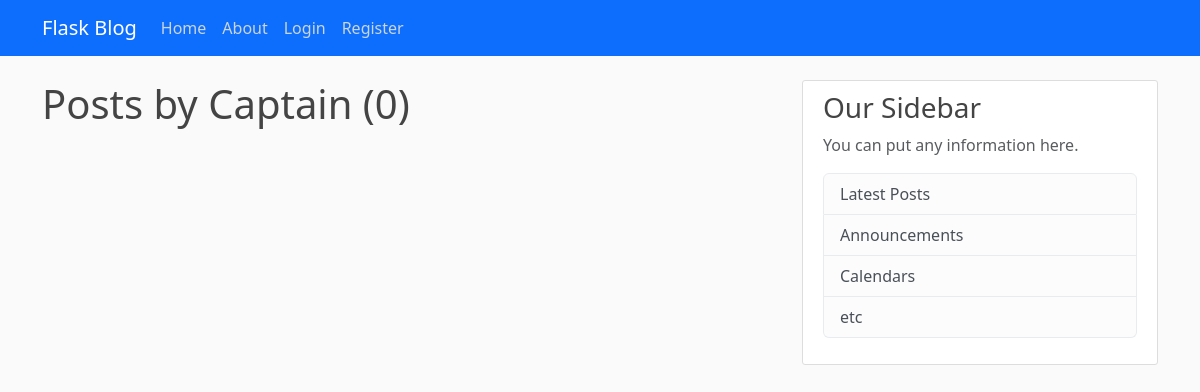
The app's page /user/Captain, older data.
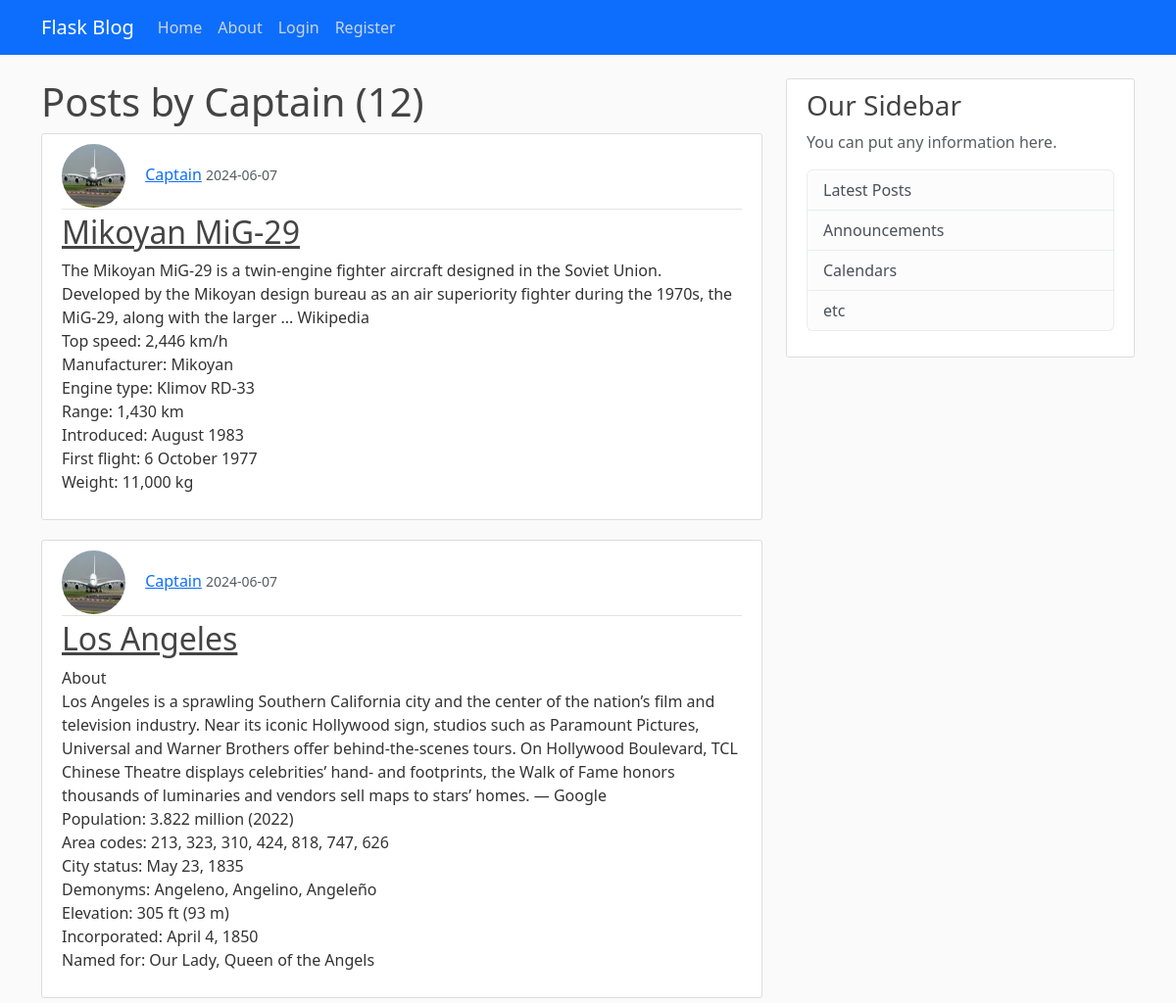
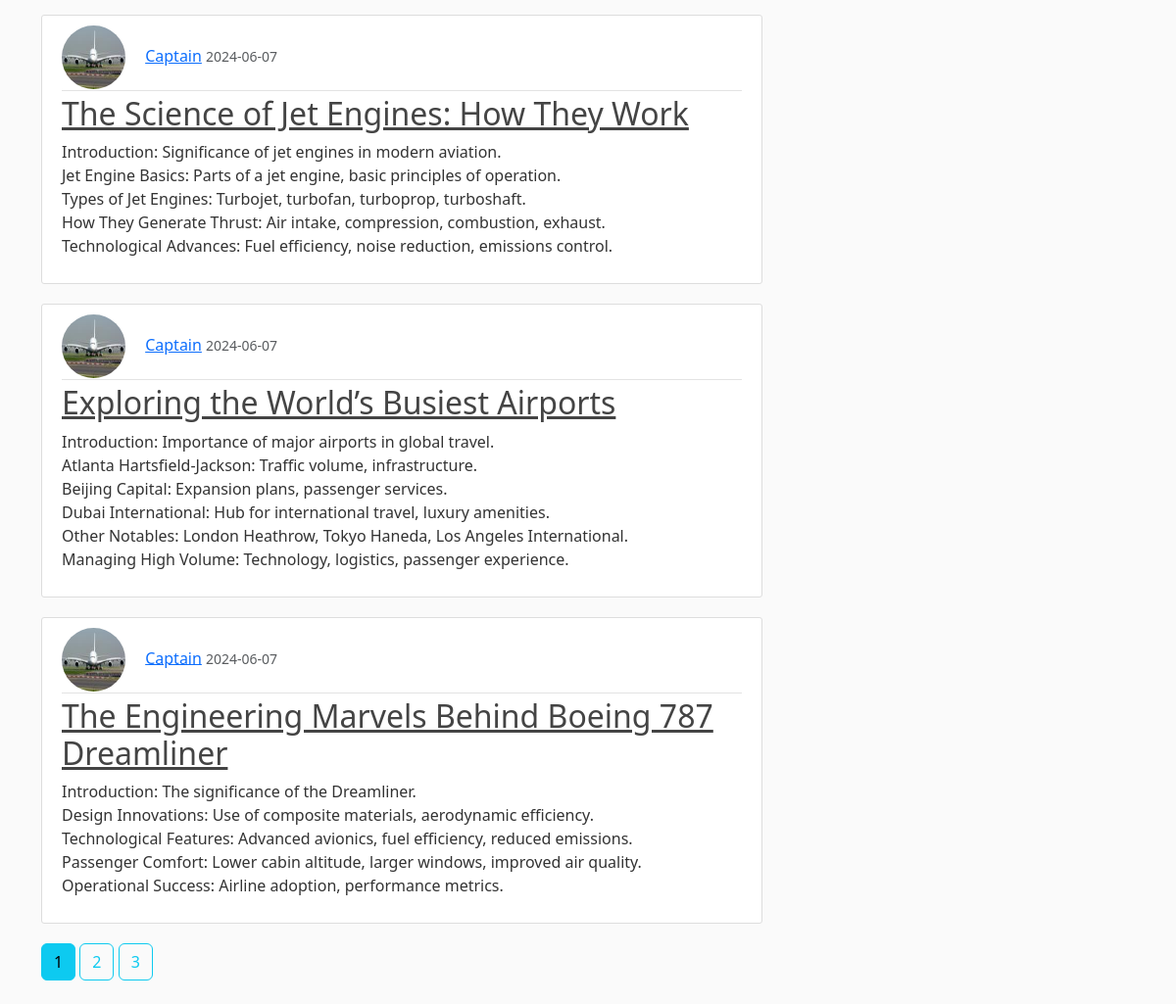
The same page, newer data (2 pictures, top to bottom).
### app/models.py (models this page shows, shortened)
class User(db.Model, UserMixin):
    id = db.Column(db.Integer, primary_key=True)
    username = db.Column(db.String(12), unique=True, nullable=False)
    email = db.Column(db.String(120), unique=True, nullable=False)
    image_file = db.Column(db.String(20), nullable=False, default = 'default.jpg')
    password = db.Column(db.String(60), nullable=False)
    posts = db.relationship("Post", backref='author', lazy=True)

class Post(db.Model):
    id = db.Column(db.Integer, primary_key=True)
    title = db.Column(db.String(100), nullable=False)
    content = db.Column(db.Text(), nullable=False)
    date_posted = db.Column(db.DateTime(), nullable=False, default=datetime.utcnow)
    user_id = db.Column(db.Integer, db.ForeignKey('user.id'), nullable=False)

### app/routes.py (the view)
@app.route("/user/<string:username>")
def user_post(username):
    page = request.args.get('page',1,type=int)
    user = User.query.filter_by(username=username).first_or_404()
    posts = Post.query.filter_by(author=user).order_by(Post.date_posted.desc()).paginate(per_page=5,page=page)
    return render_template("user_post.html",posts=posts,user=user)

### app/templates/user_post.html
{% extends 'base.html' %} {% block content %}
<h1>Posts by {{ user.username }} ({{ posts.total }})</h1>
{% for post in posts.items %}
<article class="media content-section">
  <div class="media-body">
    <div class="article-metadata">
      <img
        class="rounded-circle article-img"
        src="{{ url_for('static',filename='profile_pics/' + post.author.image_file) }}"
        alt=""
      />
      <a
        class="mr-2"
        href="{{ url_for('user_post',username=post.author.username) }}"
        >{{ post.author.username }}</a
      >
      <small class="text-muted"
        >{{ post.date_posted.strftime('%Y-%m-%d') }}</small
      >
    </div>
    <h2>
      <a class="article-title" href="{{ url_for('post',post_id=post.id) }}"
        >{{ post.title }}</a
      >
    </h2>
    <p class="article-content">{{ post.content }}</p>
  </div>
</article>
{% endfor %} {% for page_num in posts.iter_pages() %} {% if page_num %} {% if
posts.page == page_num %}
<a
  class="btn btn-info mb-4"
  href="{{ url_for('home',username=user.username,page=page_num) }}"
  >{{ page_num }}</a
>
{% else %}
<a
  class="btn btn-outline-info mb-4"
  href="{{ url_for('home',username=user.username,page=page_num) }}"
  >{{ page_num }}</a
>
{% endif %} {% else %}... {% endif %} {% endfor %} {% endblock %}

### app/templates/base.html (shortened to what this page needs)
<!DOCTYPE html>
<html lang="en">
  <head>
    <link
      href="https://cdn.jsdelivr.net/npm/bootstrap@5.3.3/dist/css/bootstrap.min.css"
      rel="stylesheet"
    />
    <link
      rel="stylesheet"
      type="text/css"
      href="{{ url_for('static', filename='main.css') }}"
    />
  </head>
  <body>
    <header class="site-header">
      <nav class="navbar navbar-expand-md navbar-dark bg-primary fixed-top">
        <div class="container">
          <a class="navbar-brand mr-4" href="/">Flask Blog</a>
          <div class="collapse navbar-collapse" id="navbarToggle">
            <div class="navbar-nav mr-auto">
              <a class="nav-item nav-link" href="{{ url_for('home') }}">Home</a>
              <a class="nav-item nav-link" href="{{ url_for('about') }}">About</a>
            </div>
            <div class="navbar-nav">
              {% if current_user.is_authenticated %}
              <a class="nav-item nav-link" href="{{ url_for('new_post') }}">New Post</a>
              <a class="nav-item nav-link" href="{{ url_for('account') }}">Account</a>
              <a class="nav-item nav-link" href="{{ url_for('logout') }}">Logout</a>
              {% else%}
              <a class="nav-item nav-link" href="{{ url_for('login') }}">Login</a>
              <a class="nav-item nav-link" href="{{ url_for('register') }}">Register</a>
              {% endif %}
            </div>
          </div>
        </div>
      </nav>
    </header>
    <main role="main" class="container">
      <div class="row">
        <div class="col-md-8">
          {% block content %}{% endblock %}
        </div>
        <div class="col-md-4">
          <div class="content-section">
            <h3>Our Sidebar</h3>
            <p class='text-muted'>You can put any information here.
              <ul class="list-group">
                <li class="list-group-item list-group-item-light">Latest Posts</li>
                <li class="list-group-item list-group-item-light">Announcements</li>
                <li class="list-group-item list-group-item-light">Calendars</li>
                <li class="list-group-item list-group-item-light">etc</li>
              </ul>
            </p>
          </div>
        </div>
      </div>
    </main>
  </body>
</html>

### app/static/main.css (style rules this page uses)
body { background: #fafafa; color: #333333; margin-top: 5rem; }
h1, h2, h3, h4, h5, h6 { color: #444444; }
.site-header .navbar-nav .nav-link { color: #cbd5db; }
.content-section { background: #ffffff; padding: 10px 20px; border: 1px solid #dddddd; border-radius: 3px; margin-bottom: 20px; }
.article-title { color: #444444; }
.article-content { white-space: pre-line; }
.article-img { height: 65px; width: 65px; margin-right: 16px; }
.article-metadata { padding-bottom: 1px; margin-bottom: 4px; border-bottom: 1px solid #e3e3e3 }

Row changes from the older to the newer data that the page shows:
added Post: image_file (picture), author.username "Captain", date_posted "2024-06-07", title "Mikoyan MiG-29", content "The Mikoyan MiG-29 is a twin-engine fighter aircraft designed in the Soviet Union. Developed by the Mikoyan design bureau as an air superiority fighter during the 1970s, the MiG-29, along with the larger ... Wikipedia Top speed: 2,446 km/h Manufacturer: Mikoyan Engine type: Klimov RD-33 Range: 1,430 km Introduced: August 1983 First flight: 6 October 1977 Weight: 11,000 kg"
added Post: image_file (picture), author.username "Captain", date_posted "2024-06-07", title "Los Angeles", content "About Los Angeles is a sprawling Southern California city and the center of the nation’s film and television industry. Near its iconic Hollywood sign, studios such as Paramount Pictures, Universal and Warner Brothers offer behind-the-scenes tours. On Hollywood Boulevard, TCL Chinese Theatre displays celebrities’ hand- and footprints, the Walk of Fame honors thousands of luminaries and vendors sell maps to stars’ homes. ― Google Population: 3.822 million (2022) Area codes: 213, 323, 310, 424, 818, 747, 626 City status: May 23, 1835 Demonyms: Angeleno, Angelino, Angeleño Elevation: 305 ft (93 m) Incorporated: April 4, 1850 Named for: Our Lady, Queen of the Angels"
added Post: image_file (picture), author.username "Captain", date_posted "2024-06-07", title "The Science of Jet Engines: How They Work", content "Introduction: Significance of jet engines in modern aviation. Jet Engine Basics: Parts of a jet engine, basic principles of operation. Types of Jet Engines: Turbojet, turbofan, turboprop, turboshaft. How They Generate Thrust: Air intake, compression, combustion, exhaust. Technological Advances: Fuel efficiency, noise reduction, emissions control."
added Post: image_file (picture), author.username "Captain", date_posted "2024-06-07", title "Exploring the World’s Busiest Airports", content "Introduction: Importance of major airports in global travel. Atlanta Hartsfield-Jackson: Traffic volume, infrastructure. Beijing Capital: Expansion plans, passenger services. Dubai International: Hub for international travel, luxury amenities. Other Notables: London Heathrow, Tokyo Haneda, Los Angeles International. Managing High Volume: Technology, logistics, passenger experience."
added Post: image_file (picture), author.username "Captain", date_posted "2024-06-07", title "The Engineering Marvels Behind Boeing 787 Dreamliner", content "Introduction: The significance of the Dreamliner. Design Innovations: Use of composite materials, aerodynamic efficiency. Technological Features: Advanced avionics, fuel efficiency, reduced emissions. Passenger Comfort: Lower cabin altitude, larger windows, improved air quality. Operational Success: Airline adoption, performance metrics."
Text that changed along with them:
{{ posts.total }}: "0" → "12"
new list line: "1"
new list line: "2"
new list line: "3"
